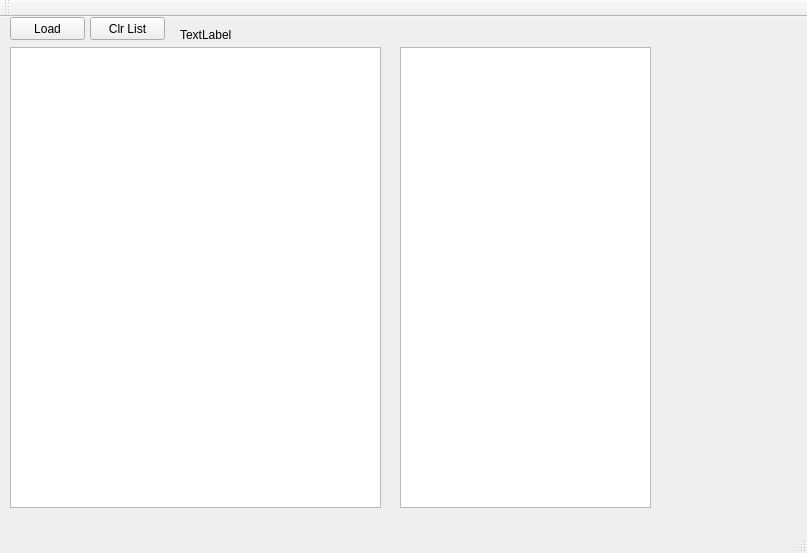
<?xml version="1.0" encoding="UTF-8"?>
<ui version="4.0">
 <class>MainWindow</class>
 <widget class="QMainWindow" name="MainWindow">
  <property name="geometry">
   <rect>
    <x>0</x>
    <y>0</y>
    <width>807</width>
    <height>553</height>
   </rect>
  </property>
  <property name="windowTitle">
   <string>MainWindow</string>
  </property>
  <widget class="QWidget" name="centralWidget">
   <widget class="QPushButton" name="pushButtonLoad">
    <property name="geometry">
     <rect>
      <x>10</x>
      <y>0</y>
      <width>75</width>
      <height>23</height>
     </rect>
    </property>
    <property name="text">
     <string>Load</string>
    </property>
   </widget>
   <widget class="QListWidget" name="listWidgetFilesAdded">
    <property name="geometry">
     <rect>
      <x>10</x>
      <y>30</y>
      <width>371</width>
      <height>461</height>
     </rect>
    </property>
    <property name="font">
     <font>
      <pointsize>6</pointsize>
     </font>
    </property>
   </widget>
   <widget class="QPushButton" name="pushButton">
    <property name="geometry">
     <rect>
      <x>90</x>
      <y>0</y>
      <width>75</width>
      <height>23</height>
     </rect>
    </property>
    <property name="text">
     <string>Clr List</string>
    </property>
   </widget>
   <widget class="QGraphicsView" name="graphicsViewMain">
    <property name="geometry">
     <rect>
      <x>400</x>
      <y>30</y>
      <width>251</width>
      <height>461</height>
     </rect>
    </property>
   </widget>
   <widget class="QLabel" name="label">
    <property name="geometry">
     <rect>
      <x>-80</x>
      <y>620</y>
      <width>47</width>
      <height>13</height>
     </rect>
    </property>
    <property name="text">
     <string>TextLabel</string>
    </property>
   </widget>
   <widget class="QLabel" name="labelFileName">
    <property name="geometry">
     <rect>
      <x>180</x>
      <y>10</y>
      <width>481</width>
      <height>16</height>
     </rect>
    </property>
    <property name="text">
     <string>TextLabel</string>
    </property>
   </widget>
  </widget>
  <widget class="QMenuBar" name="menuBar">
   <property name="geometry">
    <rect>
     <x>0</x>
     <y>0</y>
     <width>807</width>
     <height>21</height>
    </rect>
   </property>
  </widget>
  <widget class="QToolBar" name="mainToolBar">
   <attribute name="toolBarArea">
    <enum>TopToolBarArea</enum>
   </attribute>
   <attribute name="toolBarBreak">
    <bool>false</bool>
   </attribute>
  </widget>
  <widget class="QStatusBar" name="statusBar"/>
 </widget>
 <layoutdefault spacing="6" margin="11"/>
 <resources/>
 <connections/>
</ui>
